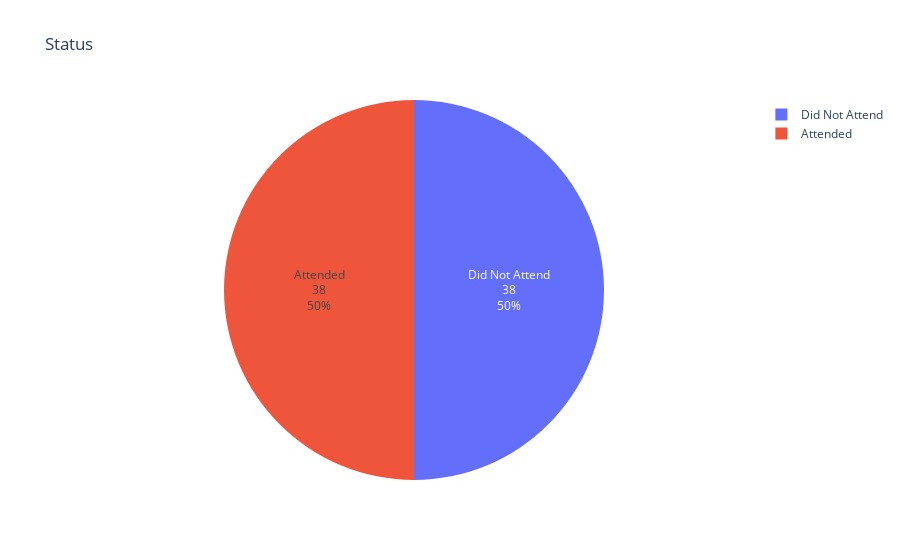

The cell this chart's notebook holds for it:
### Markdown cell above
## Refactoring Code Here (Piecharts)

### Code cell
import plotly.express as px
import pandas as pd

df_use = pd.read_csv('../data/data_derived/pymc_2022_derived.csv')

fig = px.pie(df_use, values='count_rows', names='status_c', title='Status',
            labels={'count_rows':'Count'})
fig.update_traces(textposition='inside', textinfo='value+percent+label')

fig.show()

### Figure 1 — Plotly figure (JSON) as saved in the notebook; plotly's stock layout.template omitted (floating-point values rounded to 4 significant figures)
{"data": [{"domain": {"x": [0, 1], "y": [0, 1]}, "hovertemplate": "status_c=%{label}<br>Count=%{value}<extra></extra>", "labels": ["Did Not Attend", "Did Not Attend", "Attended", "Attended", "Did Not Attend", "Attended", "Attended", "Attended", "Did Not Attend", "Did Not Attend", "Attended", "Attended", "Attended", "Did Not Attend", "Did Not Attend", "Did Not Attend", "Did Not Attend", "Attended", "Attended", "Attended", "Did Not Attend", "Did Not Attend", "Attended", "Attended", "Attended", "Did Not Attend", "Did Not Attend", "Attended", "Did Not Attend", "Did Not Attend", "Attended", "Attended", "Attended", "Attended", "Did Not Attend", "Did Not Attend", "Attended", "Did Not Attend", "Attended", "Attended", "Attended", "Attended", "Attended", "Attended", "Attended", "Attended", "Did Not Attend", "Did Not Attend", "Attended", "Did Not Attend", "Did Not Attend", "Did Not Attend", "Did Not Attend", "Did Not Attend", "Attended", "Did Not Attend", "Did Not Attend", "Attended", "Attended", "Did Not Attend", "Did Not Attend", "Attended", "Attended", "Did Not Attend", "Did Not Attend", "Did Not Attend", "Did Not Attend", "Did Not Attend", "Attended", "Did Not Attend", "Did Not Attend", "Did Not Attend", "Attended", "Attended", "Did Not Attend", "Attended"], "legendgroup": "", "name": "", "showlegend": true, "textinfo": "value+percent+label", "textposition": "inside", "type": "pie", "values": [1, 1, 1, 1, 1, 1, 1, 1, 1, 1, 1, 1, 1, 1, 1, 1, 1, 1, 1, 1, 1, 1, 1, 1, 1, 1, 1, 1, 1, 1, 1, 1, 1, 1, 1, 1, 1, 1, 1, 1, 1, 1, 1, 1, 1, 1, 1, 1, 1, 1, 1, 1, 1, 1, 1, 1, 1, 1, 1, 1, 1, 1, 1, 1, 1, 1, 1, 1, 1, 1, 1, 1, 1, 1, 1, 1]}], "layout": {"legend": {"tracegroupgap": 0}, "title": {"text": "Status"}}}
